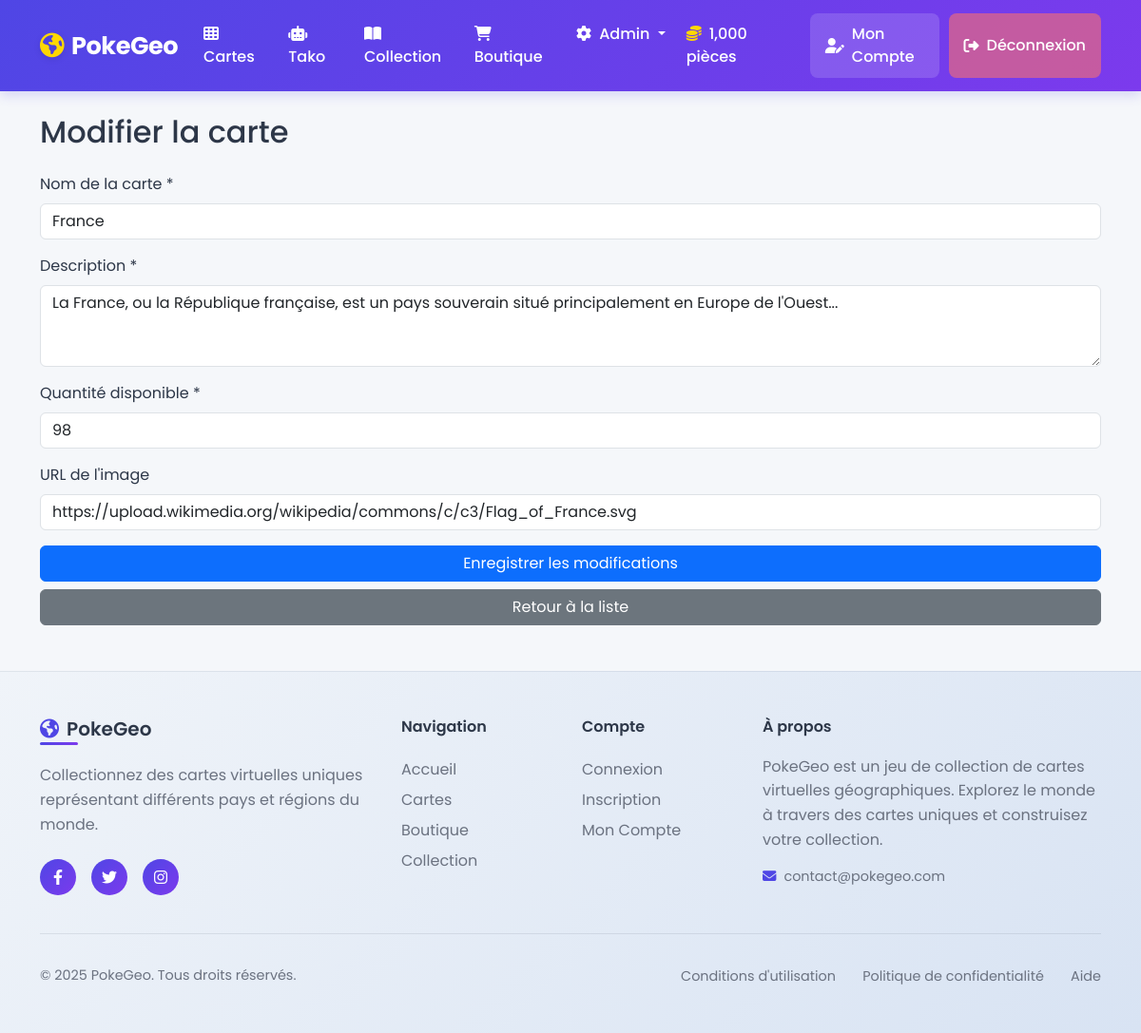
/admin/edit_card.php?id=1 (signed in), run on the app's committed database.
### tables this page shows
CREATE TABLE `cards` (
  `id` int(11) NOT NULL,
  `name` varchar(100) NOT NULL,
  `description` text DEFAULT NULL,
  `image_url` varchar(255) DEFAULT NULL,
  `available_quantity` int(11) DEFAULT 0,
  `price` int(11) DEFAULT 100,
  `available_for_purchase` tinyint(1) DEFAULT 1,
  `created_at` timestamp NOT NULL DEFAULT current_timestamp()
);

### admin/edit_card.php (the view, shortened to what this page needs)
<?php
require_once $_SERVER['DOCUMENT_ROOT'] .'/portfolio/project/Jeux_carte/includes/header.php';
$card_id = $_GET['id'] ?? null;
$stmt = $pdo->prepare('SELECT * FROM cards WHERE id = ?');
$stmt->execute([$card_id]);
$card = $stmt->fetch();
?>
<h2 class="mb-4">Modifier la carte</h2>
<div class="form-container">
    <form method="POST" action="">
        <div class="mb-3">
            <label for="name" class="form-label">Nom de la carte *</label>
            <input type="text" class="form-control" id="name" name="name"
                   value="<?php echo htmlspecialchars($card['name']); ?>" required>
        </div>
        <div class="mb-3">
            <label for="description" class="form-label">Description *</label>
            <textarea class="form-control" id="description" name="description"
                      rows="3" required><?php echo htmlspecialchars($card['description']); ?></textarea>
        </div>
        <div class="mb-3">
            <label for="available_quantity" class="form-label">Quantité disponible *</label>
            <input type="number" class="form-control" id="available_quantity" name="available_quantity"
                   min="0" value="<?php echo $card['available_quantity']; ?>" required>
        </div>
        <div class="mb-3">
            <label for="image_url" class="form-label">URL de l'image</label>
            <input type="url" class="form-control" id="image_url" name="image_url"
                   value="<?php echo htmlspecialchars($card['image_url']); ?>"
                   placeholder="https://exemple.com/image.jpg">
        </div>
        <div class="d-grid gap-2">
            <button type="submit" class="btn btn-primary">Enregistrer les modifications</button>
            <a href="cards.php" class="btn btn-secondary">Retour à la liste</a>
        </div>
    </form>
</div>
<?php
require_once $_SERVER['DOCUMENT_ROOT'] . '/portfolio/project/Jeux_carte/includes/footer.php';
?>

### includes/header.php (style rules this page uses)
body { font-family: 'Poppins', sans-serif; background-color: #f5f7fa; color: #2d3748; }

### data on the page
cards: name "France", description "La France, ou la République française, est un pays souverain situé principalement en Europe de l'Ouest...", available_quantity "98", image_url "https://upload.wikimedia.org/wikipedia/commons/c/c3/Flag_of_France.svg"

### other printed values
$_SESSION['coins'] "1,000"
